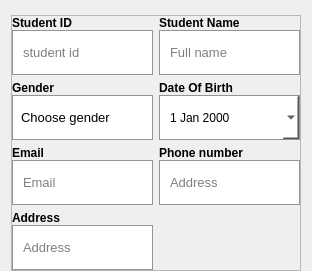
           <widget class="QWidget" name="information">
            <layout class="QVBoxLayout" name="verticalLayout_2">
             <property name="spacing">
              <number>7</number>
             </property>
             <property name="topMargin">
              <number>15</number>
             </property>
             <property name="bottomMargin">
              <number>0</number>
             </property>
             <item>
              <widget class="QFrame" name="frame">
               <property name="mouseTracking">
                <bool>true</bool>
               </property>
               <property name="frameShape">
                <enum>QFrame::StyledPanel</enum>
               </property>
               <property name="frameShadow">
                <enum>QFrame::Raised</enum>
               </property>
               <layout class="QGridLayout" name="gridLayout">
                <property name="leftMargin">
                 <number>0</number>
                </property>
                <property name="topMargin">
                 <number>0</number>
                </property>
                <property name="rightMargin">
                 <number>0</number>
                </property>
                <property name="bottomMargin">
                 <number>0</number>
                </property>
                <item row="2" column="1">
                 <widget class="QGroupBox" name="groupBox_2">
                  <property name="styleSheet">
                   <string notr="true">border:none;</string>
                  </property>
                  <property name="title">
                   <string/>
                  </property>
                  <layout class="QVBoxLayout" name="verticalLayout_3">
                   <property name="spacing">
                    <number>0</number>
                   </property>
                   <property name="leftMargin">
                    <number>0</number>
                   </property>
                   <property name="topMargin">
                    <number>0</number>
                   </property>
                   <property name="rightMargin">
                    <number>0</number>
                   </property>
                   <property name="bottomMargin">
                    <number>0</number>
                   </property>
                   <item>
                    <widget class="QLabel" name="label_5">
                     <property name="maximumSize">
                      <size>
                       <width>16777215</width>
                       <height>40</height>
                      </size>
                     </property>
                     <property name="font">
                      <font>
                       <pointsize>9</pointsize>
                       <weight>75</weight>
                       <bold>true</bold>
                      </font>
                     </property>
                     <property name="text">
                      <string>Date Of Birth</string>
                     </property>
                    </widget>
                   </item>
                   <item>
                    <widget class="QDateEdit" name="inputStdDate">
                     <property name="minimumSize">
                      <size>
                       <width>0</width>
                       <height>45</height>
                      </size>
                     </property>
                     <property name="font">
                      <font>
                       <family>MS Shell Dlg 2</family>
                       <pointsize>9</pointsize>
                       <weight>9</weight>
                       <italic>false</italic>
                       <bold>false</bold>
                      </font>
                     </property>
                     <property name="mouseTracking">
                      <bool>true</bool>
                     </property>
                     <property name="styleSheet">
                      <string notr="true">#inputStdDate {
	padding: 0 8px;
	border: 1px solid rgb(148, 148, 148);
	font: 75 9pt &quot;MS Shell Dlg 2&quot;;
	background-color: white;
}

/* Mặc định chữ đen */
#inputStdDate QLineEdit {
	color: rgb(0, 0, 0);
	background: transparent;
	border: none;
}

/* Khi QDateEdit hover thì đổi chữ thành trắng */
#inputStdDate:hover QLineEdit {
	color: rgb(255, 255, 255);
}

/* Khi QDateEdit được focus hoặc click */
#inputStdDate:hover QLineEdit,
#inputStdDate:pressed QLineEdit {
	color: rgb(255, 255, 255);
}

/* Đổi nền khi hover/focus */
#inputStdDate:hover,

#inputStdDate:pressed {
	background-color: rgb(167, 167, 167);
}

/* Nút dropdown */
#inputStdDate::drop-down {
    subcontrol-origin: border;
    subcontrol-position: bottom right;
    width: 35px;
    border: none;
    background-color: rgb(94, 173, 161) ;
    image: url(:/UI/icons/chevron-down.svg);
}
</string>
                     </property>
                     <property name="calendarPopup">
                      <bool>true</bool>
                     </property>
                    </widget>
                   </item>
                  </layout>
                 </widget>
                </item>
                <item row="1" column="1">
                 <widget class="QGroupBox" name="groupBox_5">
                  <property name="styleSheet">
                   <string notr="true">border:none;</string>
                  </property>
                  <property name="title">
                   <string/>
                  </property>
                  <layout class="QVBoxLayout" name="verticalLayout_13">
                   <property name="spacing">
                    <number>0</number>
                   </property>
                   <property name="leftMargin">
                    <number>0</number>
                   </property>
                   <property name="topMargin">
                    <number>0</number>
                   </property>
                   <property name="rightMargin">
                    <number>0</number>
                   </property>
                   <property name="bottomMargin">
                    <number>0</number>
                   </property>
                   <item>
                    <widget class="QLabel" name="label_4">
                     <property name="maximumSize">
                      <size>
                       <width>16777215</width>
                       <height>40</height>
                      </size>
                     </property>
                     <property name="font">
                      <font>
                       <pointsize>9</pointsize>
                       <weight>75</weight>
                       <bold>true</bold>
                      </font>
                     </property>
                     <property name="text">
                      <string>Student Name</string>
                     </property>
                    </widget>
                   </item>
                   <item>
                    <widget class="QLineEdit" name="inputStdName">
                     <property name="minimumSize">
                      <size>
                       <width>0</width>
                       <height>45</height>
                      </size>
                     </property>
                     <property name="font">
                      <font>
                       <pointsize>10</pointsize>
                      </font>
                     </property>
                     <property name="styleSheet">
                      <string notr="true">#inputStdName{
	padding: 0 8px;
	border: 1px solid rgb(148, 148, 148)
}
</string>
                     </property>
                     <property name="inputMask">
                      <string/>
                     </property>
                     <property name="text">
                      <string/>
                     </property>
                     <property name="placeholderText">
                      <string>Full name</string>
                     </property>
                    </widget>
                   </item>
                  </layout>
                 </widget>
                </item>
                <item row="1" column="0">
                 <widget class="QGroupBox" name="groupBox">
                  <property name="font">
                   <font>
                    <pointsize>9</pointsize>
                   </font>
                  </property>
                  <property name="styleSheet">
                   <string notr="true">border: none;</string>
                  </property>
                  <property name="title">
                   <string/>
                  </property>
                  <layout class="QVBoxLayout" name="verticalLayout_9">
                   <property name="spacing">
                    <number>0</number>
                   </property>
                   <property name="leftMargin">
                    <number>0</number>
                   </property>
                   <property name="topMargin">
                    <number>0</number>
                   </property>
                   <property name="rightMargin">
                    <number>0</number>
                   </property>
                   <property name="bottomMargin">
                    <number>0</number>
                   </property>
                   <item alignment="Qt::AlignLeft">
                    <widget class="QLabel" name="label">
                     <property name="maximumSize">
                      <size>
                       <width>16777215</width>
                       <height>40</height>
                      </size>
                     </property>
                     <property name="font">
                      <font>
                       <pointsize>9</pointsize>
                       <weight>75</weight>
                       <bold>true</bold>
                      </font>
                     </property>
                     <property name="text">
                      <string>Student ID</string>
                     </property>
                    </widget>
                   </item>
                   <item>
                    <widget class="QLineEdit" name="inputStdID">
                     <property name="minimumSize">
                      <size>
                       <width>0</width>
                       <height>45</height>
                      </size>
                     </property>
                     <property name="font">
                      <font>
                       <pointsize>10</pointsize>
                      </font>
                     </property>
                     <property name="styleSheet">
                      <string notr="true">#inputStdID{
	padding: 0 8px;
	border: 1px solid rgb(148, 148, 148)
}
</string>
                     </property>
                     <property name="inputMask">
                      <string/>
                     </property>
                     <property name="text">
                      <string/>
                     </property>
                     <property name="placeholderText">
                      <string>student id</string>
                     </property>
                    </widget>
                   </item>
                  </layout>
                 </widget>
                </item>
                <item row="2" column="0">
                 <widget class="QGroupBox" name="groupBox_3">
                  <property name="styleSheet">
                   <string notr="true">border:none;</string>
                  </property>
                  <property name="title">
                   <string/>
                  </property>
                  <layout class="QVBoxLayout" name="verticalLayout_4">
                   <property name="spacing">
                    <number>0</number>
                   </property>
                   <property name="leftMargin">
                    <number>0</number>
                   </property>
                   <property name="topMargin">
                    <number>0</number>
                   </property>
                   <property name="rightMargin">
                    <number>0</number>
                   </property>
                   <property name="bottomMargin">
                    <number>0</number>
                   </property>
                   <item>
                    <widget class="QLabel" name="label_2">
                     <property name="maximumSize">
                      <size>
                       <width>16777215</width>
                       <height>40</height>
                      </size>
                     </property>
                     <property name="font">
                      <font>
                       <pointsize>9</pointsize>
                       <weight>75</weight>
                       <bold>true</bold>
                      </font>
                     </property>
                     <property name="text">
                      <string>Gender</string>
                     </property>
                    </widget>
                   </item>
                   <item>
                    <widget class="QComboBox" name="inputStdSex">
                     <property name="minimumSize">
                      <size>
                       <width>0</width>
                       <height>45</height>
                      </size>
                     </property>
                     <property name="font">
                      <font>
                       <family>MS Shell Dlg 2</family>
                       <pointsize>10</pointsize>
                       <weight>50</weight>
                       <italic>false</italic>
                       <bold>false</bold>
                      </font>
                     </property>
                     <property name="styleSheet">
                      <string notr="true">#inputStdSex{
	padding: 0 8px;
	border: 1px solid rgb(148, 148, 148);
}

#inputStdSex:hover{
	background-color: rgb(161, 161, 161);
	color: rgb(255, 255, 255);
}

#inputStdSex::down-arrow {
    image: url(:/UI/icons/chevron-down.svg);
    width: 25px;
    height: 25px;
}

#inputStdSex::drop-down {
	border: 0px;
    subcontrol-origin: padding;
    subcontrol-position: top right;
    width: 20px; /* chiều rộng của nút mũi tên */
	padding-right: 7px;
}</string>
                     </property>
                     <item>
                      <property name="text">
                       <string>Choose gender</string>
                      </property>
                     </item>
                     <item>
                      <property name="text">
                       <string>Male</string>
                      </property>
                     </item>
                     <item>
                      <property name="text">
                       <string>Female</string>
                      </property>
                     </item>
                    </widget>
                   </item>
                  </layout>
                 </widget>
                </item>
                <item row="3" column="0">
                 <widget class="QGroupBox" name="groupBox_4">
                  <property name="styleSheet">
                   <string notr="true">border: none;</string>
                  </property>
                  <property name="title">
                   <string/>
                  </property>
                  <layout class="QVBoxLayout" name="verticalLayout_10">
                   <property name="spacing">
                    <number>0</number>
                   </property>
                   <property name="leftMargin">
                    <number>0</number>
                   </property>
                   <property name="topMargin">
                    <number>0</number>
                   </property>
                   <property name="rightMargin">
                    <number>0</number>
                   </property>
                   <property name="bottomMargin">
                    <number>0</number>
                   </property>
                   <item>
                    <widget class="QLabel" name="label_6">
                     <property name="maximumSize">
                      <size>
                       <width>16777215</width>
                       <height>40</height>
                      </size>
                     </property>
                     <property name="font">
                      <font>
                       <pointsize>9</pointsize>
                       <weight>75</weight>
                       <bold>true</bold>
                      </font>
                     </property>
                     <property name="text">
                      <string>Email</string>
                     </property>
                    </widget>
                   </item>
                   <item>
                    <widget class="QLineEdit" name="inputStdEmail">
                     <property name="minimumSize">
                      <size>
                       <width>0</width>
                       <height>45</height>
                      </size>
                     </property>
                     <property name="font">
                      <font>
                       <pointsize>10</pointsize>
                      </font>
                     </property>
                     <property name="styleSheet">
                      <string notr="true">#inputStdEmail{
	padding: 0 8px;
	border: 1px solid rgb(148, 148, 148)
}
</string>
                     </property>
                     <property name="inputMask">
                      <string/>
                     </property>
                     <property name="text">
                      <string/>
                     </property>
                     <property name="placeholderText">
                      <string>Email</string>
                     </property>
                    </widget>
                   </item>
                  </layout>
                 </widget>
                </item>
                <item row="3" column="1">
                 <widget class="QGroupBox" name="groupBox_21">
                  <property name="styleSheet">
                   <string notr="true">border: none;</string>
                  </property>
                  <property name="title">
                   <string/>
                  </property>
                  <layout class="QVBoxLayout" name="verticalLayout_12">
                   <property name="spacing">
                    <number>0</number>
                   </property>
                   <property name="leftMargin">
                    <number>0</number>
                   </property>
                   <property name="topMargin">
                    <number>0</number>
                   </property>
                   <property name="rightMargin">
                    <number>0</number>
                   </property>
                   <property name="bottomMargin">
                    <number>0</number>
                   </property>
                   <item>
                    <widget class="QLabel" name="label_7">
                     <property name="maximumSize">
                      <size>
                       <width>16777215</width>
                       <height>40</height>
                      </size>
                     </property>
                     <property name="font">
                      <font>
                       <pointsize>9</pointsize>
                       <weight>75</weight>
                       <bold>true</bold>
                      </font>
                     </property>
                     <property name="text">
                      <string>Phone number</string>
                     </property>
                    </widget>
                   </item>
                   <item>
                    <widget class="QLineEdit" name="inputStdPhone">
                     <property name="minimumSize">
                      <size>
                       <width>0</width>
                       <height>45</height>
                      </size>
                     </property>
                     <property name="font">
                      <font>
                       <pointsize>10</pointsize>
                      </font>
                     </property>
                     <property name="styleSheet">
                      <string notr="true">#inputStdPhone{
	padding: 0 8px;
	border: 1px solid rgb(148, 148, 148)
}
</string>
                     </property>
                     <property name="inputMask">
                      <string/>
                     </property>
                     <property name="text">
                      <string/>
                     </property>
                     <property name="placeholderText">
                      <string>Address</string>
                     </property>
                    </widget>
                   </item>
                  </layout>
                 </widget>
                </item>
                <item row="4" column="0">
                 <widget class="QGroupBox" name="groupBox_22">
                  <property name="styleSheet">
                   <string notr="true">border: none;</string>
                  </property>
                  <property name="title">
                   <string/>
                  </property>
                  <layout class="QVBoxLayout" name="verticalLayout_14">
                   <property name="spacing">
                    <number>0</number>
                   </property>
                   <property name="leftMargin">
                    <number>0</number>
                   </property>
                   <property name="topMargin">
                    <number>0</number>
                   </property>
                   <property name="rightMargin">
                    <number>0</number>
                   </property>
                   <property name="bottomMargin">
                    <number>0</number>
                   </property>
                   <item>
                    <widget class="QLabel" name="label_8">
                     <property name="maximumSize">
                      <size>
                       <width>16777215</width>
                       <height>40</height>
                      </size>
                     </property>
                     <property name="font">
                      <font>
                       <pointsize>9</pointsize>
                       <weight>75</weight>
                       <bold>true</bold>
                      </font>
                     </property>
                     <property name="text">
                      <string>Address</string>
                     </property>
                    </widget>
                   </item>
                   <item>
                    <widget class="QLineEdit" name="inputStdAddress">
                     <property name="minimumSize">
                      <size>
                       <width>0</width>
                       <height>45</height>
                      </size>
                     </property>
                     <property name="font">
                      <font>
                       <pointsize>10</pointsize>
                      </font>
                     </property>
                     <property name="styleSheet">
                      <string notr="true">#inputStdAddress{
	padding: 0 8px;
	border: 1px solid rgb(148, 148, 148)
}
</string>
                     </property>
                     <property name="inputMask">
                      <string/>
                     </property>
                     <property name="text">
                      <string/>
                     </property>
                     <property name="placeholderText">
                      <string>Address</string>
                     </property>
                    </widget>
                   </item>
                  </layout>
                 </widget>
                </item>
               </layout>
              </widget>
             </item>
            </layout>
           </widget>
